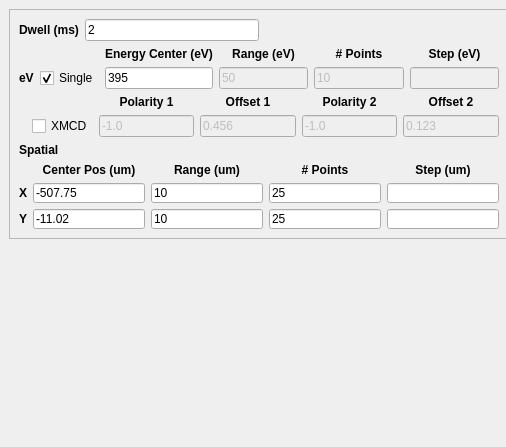
                  <widget class="QWidget" name="page">
                   <property name="geometry">
                    <rect>
                     <x>0</x>
                     <y>0</y>
                     <width>506</width>
                     <height>447</height>
                    </rect>
                   </property>
                   <attribute name="label">
                    <string>Image Line by Line</string>
                   </attribute>
                   <widget class="QFrame" name="frame">
                    <property name="geometry">
                     <rect>
                      <x>9</x>
                      <y>9</y>
                      <width>500</width>
                      <height>230</height>
                     </rect>
                    </property>
                    <property name="maximumSize">
                     <size>
                      <width>500</width>
                      <height>16777215</height>
                     </size>
                    </property>
                    <property name="frameShape">
                     <enum>QFrame::StyledPanel</enum>
                    </property>
                    <property name="frameShadow">
                     <enum>QFrame::Raised</enum>
                    </property>
                    <layout class="QVBoxLayout" name="verticalLayout">
                     <item>
                      <layout class="QHBoxLayout" name="horizontalLayout_14">
                       <item>
                        <layout class="QHBoxLayout" name="horizontalLayout_2">
                         <item>
                          <widget class="QLabel" name="label_7">
                           <property name="font">
                            <font>
                             <weight>75</weight>
                             <bold>true</bold>
                            </font>
                           </property>
                           <property name="text">
                            <string>Dwell (ms)</string>
                           </property>
                           <property name="alignment">
                            <set>Qt::AlignCenter</set>
                           </property>
                          </widget>
                         </item>
                         <item>
                          <widget class="QLineEdit" name="dwellFld">
                           <property name="text">
                            <string>2</string>
                           </property>
                          </widget>
                         </item>
                        </layout>
                       </item>
                       <item>
                        <spacer name="horizontalSpacer_10">
                         <property name="orientation">
                          <enum>Qt::Horizontal</enum>
                         </property>
                         <property name="sizeHint" stdset="0">
                          <size>
                           <width>40</width>
                           <height>20</height>
                          </size>
                         </property>
                        </spacer>
                       </item>
                       <item>
                        <layout class="QHBoxLayout" name="horizontalLayout_13"/>
                       </item>
                      </layout>
                     </item>
                     <item>
                      <layout class="QGridLayout" name="gridLayout_4">
                       <item row="0" column="2">
                        <widget class="QLabel" name="label_26">
                         <property name="font">
                          <font>
                           <weight>75</weight>
                           <bold>true</bold>
                          </font>
                         </property>
                         <property name="text">
                          <string>Energy Center (eV)</string>
                         </property>
                         <property name="alignment">
                          <set>Qt::AlignCenter</set>
                         </property>
                        </widget>
                       </item>
                       <item row="0" column="3">
                        <widget class="QLabel" name="label_27">
                         <property name="font">
                          <font>
                           <weight>75</weight>
                           <bold>true</bold>
                          </font>
                         </property>
                         <property name="text">
                          <string>Range (eV)</string>
                         </property>
                         <property name="alignment">
                          <set>Qt::AlignCenter</set>
                         </property>
                        </widget>
                       </item>
                       <item row="0" column="4">
                        <widget class="QLabel" name="label_28">
                         <property name="font">
                          <font>
                           <weight>75</weight>
                           <bold>true</bold>
                          </font>
                         </property>
                         <property name="text">
                          <string># Points</string>
                         </property>
                         <property name="alignment">
                          <set>Qt::AlignCenter</set>
                         </property>
                        </widget>
                       </item>
                       <item row="0" column="5">
                        <widget class="QLabel" name="label_29">
                         <property name="font">
                          <font>
                           <weight>75</weight>
                           <bold>true</bold>
                          </font>
                         </property>
                         <property name="text">
                          <string>Step (eV)</string>
                         </property>
                         <property name="alignment">
                          <set>Qt::AlignCenter</set>
                         </property>
                        </widget>
                       </item>
                       <item row="1" column="0">
                        <widget class="QLabel" name="label_30">
                         <property name="font">
                          <font>
                           <weight>75</weight>
                           <bold>true</bold>
                          </font>
                         </property>
                         <property name="text">
                          <string>eV</string>
                         </property>
                        </widget>
                       </item>
                       <item row="1" column="2">
                        <widget class="QLineEdit" name="centerEVFld">
                         <property name="text">
                          <string>395</string>
                         </property>
                        </widget>
                       </item>
                       <item row="1" column="4">
                        <widget class="QLineEdit" name="npointsEVFld">
                         <property name="enabled">
                          <bool>false</bool>
                         </property>
                         <property name="text">
                          <string>10</string>
                         </property>
                        </widget>
                       </item>
                       <item row="1" column="5">
                        <widget class="QLineEdit" name="stepEVFld">
                         <property name="enabled">
                          <bool>false</bool>
                         </property>
                        </widget>
                       </item>
                       <item row="1" column="3">
                        <widget class="QLineEdit" name="rangeEVFld">
                         <property name="enabled">
                          <bool>false</bool>
                         </property>
                         <property name="text">
                          <string>50</string>
                         </property>
                        </widget>
                       </item>
                       <item row="1" column="1">
                        <widget class="QCheckBox" name="singleEVChkBx">
                         <property name="enabled">
                          <bool>true</bool>
                         </property>
                         <property name="sizePolicy">
                          <sizepolicy hsizetype="Minimum" vsizetype="Fixed">
                           <horstretch>1</horstretch>
                           <verstretch>0</verstretch>
                          </sizepolicy>
                         </property>
                         <property name="text">
                          <string>Single</string>
                         </property>
                         <property name="checked">
                          <bool>true</bool>
                         </property>
                        </widget>
                       </item>
                      </layout>
                     </item>
                     <item>
                      <layout class="QGridLayout" name="gridLayout_15">
                       <item row="0" column="2">
                        <widget class="QLabel" name="label_93">
                         <property name="font">
                          <font>
                           <weight>75</weight>
                           <bold>true</bold>
                          </font>
                         </property>
                         <property name="text">
                          <string>Polarity 1</string>
                         </property>
                         <property name="alignment">
                          <set>Qt::AlignCenter</set>
                         </property>
                        </widget>
                       </item>
                       <item row="0" column="3">
                        <widget class="QLabel" name="label_94">
                         <property name="font">
                          <font>
                           <weight>75</weight>
                           <bold>true</bold>
                          </font>
                         </property>
                         <property name="text">
                          <string>Offset 1</string>
                         </property>
                         <property name="alignment">
                          <set>Qt::AlignCenter</set>
                         </property>
                        </widget>
                       </item>
                       <item row="0" column="4">
                        <widget class="QLabel" name="label_95">
                         <property name="font">
                          <font>
                           <weight>75</weight>
                           <bold>true</bold>
                          </font>
                         </property>
                         <property name="text">
                          <string>Polarity 2</string>
                         </property>
                         <property name="alignment">
                          <set>Qt::AlignCenter</set>
                         </property>
                        </widget>
                       </item>
                       <item row="0" column="5">
                        <widget class="QLabel" name="label_96">
                         <property name="font">
                          <font>
                           <weight>75</weight>
                           <bold>true</bold>
                          </font>
                         </property>
                         <property name="text">
                          <string>Offset 2</string>
                         </property>
                         <property name="alignment">
                          <set>Qt::AlignCenter</set>
                         </property>
                        </widget>
                       </item>
                       <item row="1" column="0">
                        <widget class="QLabel" name="label_97">
                         <property name="font">
                          <font>
                           <weight>75</weight>
                           <bold>true</bold>
                          </font>
                         </property>
                         <property name="text">
                          <string/>
                         </property>
                        </widget>
                       </item>
                       <item row="1" column="2">
                        <widget class="QLineEdit" name="polarity1Fld">
                         <property name="enabled">
                          <bool>false</bool>
                         </property>
                         <property name="text">
                          <string>-1.0</string>
                         </property>
                        </widget>
                       </item>
                       <item row="1" column="4">
                        <widget class="QLineEdit" name="polarity2Fld">
                         <property name="enabled">
                          <bool>false</bool>
                         </property>
                         <property name="text">
                          <string>-1.0</string>
                         </property>
                        </widget>
                       </item>
                       <item row="1" column="5">
                        <widget class="QLineEdit" name="offset2Fld">
                         <property name="enabled">
                          <bool>false</bool>
                         </property>
                         <property name="text">
                          <string>0.123</string>
                         </property>
                        </widget>
                       </item>
                       <item row="1" column="3">
                        <widget class="QLineEdit" name="offset1Fld">
                         <property name="enabled">
                          <bool>false</bool>
                         </property>
                         <property name="text">
                          <string>0.456</string>
                         </property>
                        </widget>
                       </item>
                       <item row="1" column="1">
                        <widget class="QCheckBox" name="xmcdChkBx">
                         <property name="enabled">
                          <bool>true</bool>
                         </property>
                         <property name="sizePolicy">
                          <sizepolicy hsizetype="Minimum" vsizetype="Fixed">
                           <horstretch>1</horstretch>
                           <verstretch>0</verstretch>
                          </sizepolicy>
                         </property>
                         <property name="text">
                          <string>XMCD</string>
                         </property>
                         <property name="checked">
                          <bool>false</bool>
                         </property>
                        </widget>
                       </item>
                      </layout>
                     </item>
                     <item>
                      <widget class="QLabel" name="label_32">
                       <property name="font">
                        <font>
                         <weight>75</weight>
                         <bold>true</bold>
                        </font>
                       </property>
                       <property name="text">
                        <string>Spatial</string>
                       </property>
                      </widget>
                     </item>
                     <item>
                      <layout class="QGridLayout" name="gridLayout">
                       <item row="0" column="1">
                        <widget class="QLabel" name="label">
                         <property name="font">
                          <font>
                           <weight>75</weight>
                           <bold>true</bold>
                          </font>
                         </property>
                         <property name="text">
                          <string>Center Pos (um)</string>
                         </property>
                         <property name="alignment">
                          <set>Qt::AlignCenter</set>
                         </property>
                        </widget>
                       </item>
                       <item row="0" column="2">
                        <widget class="QLabel" name="label_4">
                         <property name="font">
                          <font>
                           <weight>75</weight>
                           <bold>true</bold>
                          </font>
                         </property>
                         <property name="text">
                          <string>Range (um)</string>
                         </property>
                         <property name="alignment">
                          <set>Qt::AlignCenter</set>
                         </property>
                        </widget>
                       </item>
                       <item row="0" column="3">
                        <widget class="QLabel" name="label_5">
                         <property name="font">
                          <font>
                           <weight>75</weight>
                           <bold>true</bold>
                          </font>
                         </property>
                         <property name="text">
                          <string># Points</string>
                         </property>
                         <property name="alignment">
                          <set>Qt::AlignCenter</set>
                         </property>
                        </widget>
                       </item>
                       <item row="0" column="4">
                        <widget class="QLabel" name="label_6">
                         <property name="font">
                          <font>
                           <weight>75</weight>
                           <bold>true</bold>
                          </font>
                         </property>
                         <property name="text">
                          <string>Step (um)</string>
                         </property>
                         <property name="alignment">
                          <set>Qt::AlignCenter</set>
                         </property>
                        </widget>
                       </item>
                       <item row="1" column="0">
                        <widget class="QLabel" name="label_2">
                         <property name="font">
                          <font>
                           <weight>75</weight>
                           <bold>true</bold>
                          </font>
                         </property>
                         <property name="text">
                          <string>X</string>
                         </property>
                        </widget>
                       </item>
                       <item row="1" column="1">
                        <widget class="QLineEdit" name="centerXFld">
                         <property name="text">
                          <string>-507.75</string>
                         </property>
                        </widget>
                       </item>
                       <item row="1" column="3">
                        <widget class="QLineEdit" name="npointsXFld">
                         <property name="text">
                          <string>25</string>
                         </property>
                        </widget>
                       </item>
                       <item row="1" column="4">
                        <widget class="QLineEdit" name="stepXFld"/>
                       </item>
                       <item row="2" column="0">
                        <widget class="QLabel" name="label_3">
                         <property name="font">
                          <font>
                           <weight>75</weight>
                           <bold>true</bold>
                          </font>
                         </property>
                         <property name="text">
                          <string>Y</string>
                         </property>
                        </widget>
                       </item>
                       <item row="2" column="2">
                        <widget class="QLineEdit" name="rangeYFld">
                         <property name="text">
                          <string>10</string>
                         </property>
                        </widget>
                       </item>
                       <item row="2" column="3">
                        <widget class="QLineEdit" name="npointsYFld">
                         <property name="text">
                          <string>25</string>
                         </property>
                        </widget>
                       </item>
                       <item row="2" column="4">
                        <widget class="QLineEdit" name="stepYFld"/>
                       </item>
                       <item row="1" column="2">
                        <widget class="QLineEdit" name="rangeXFld">
                         <property name="text">
                          <string>10</string>
                         </property>
                        </widget>
                       </item>
                       <item row="2" column="1">
                        <widget class="QLineEdit" name="centerYFld">
                         <property name="text">
                          <string>-11.02</string>
                         </property>
                        </widget>
                       </item>
                      </layout>
                     </item>
                    </layout>
                   </widget>
                  </widget>
